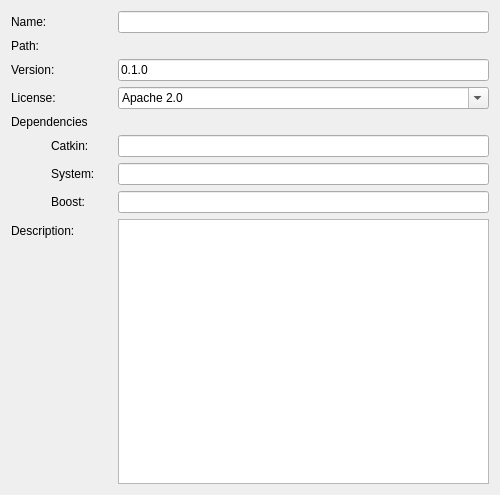
<?xml version="1.0" encoding="UTF-8"?>
<ui version="4.0">
 <class>ROSProjectManager::Internal::ROSPackageWizardDetailsPage</class>
 <widget class="QWizardPage" name="ROSProjectManager::Internal::ROSPackageWizardDetailsPage">
  <property name="geometry">
   <rect>
    <x>0</x>
    <y>0</y>
    <width>500</width>
    <height>495</height>
   </rect>
  </property>
  <property name="sizePolicy">
   <sizepolicy hsizetype="Expanding" vsizetype="Expanding">
    <horstretch>0</horstretch>
    <verstretch>0</verstretch>
   </sizepolicy>
  </property>
  <property name="minimumSize">
   <size>
    <width>500</width>
    <height>0</height>
   </size>
  </property>
  <property name="cursor">
   <cursorShape>PointingHandCursor</cursorShape>
  </property>
  <property name="windowTitle">
   <string>WizardPage</string>
  </property>
  <property name="layoutDirection">
   <enum>Qt::LeftToRight</enum>
  </property>
  <layout class="QFormLayout" name="formLayout">
   <item row="0" column="0">
    <widget class="QLabel" name="packageNameLabel">
     <property name="sizePolicy">
      <sizepolicy hsizetype="Fixed" vsizetype="Preferred">
       <horstretch>0</horstretch>
       <verstretch>0</verstretch>
      </sizepolicy>
     </property>
     <property name="text">
      <string>Name:</string>
     </property>
    </widget>
   </item>
   <item row="0" column="1">
    <widget class="Utils::FileNameValidatingLineEdit" name="packageNameLineEdit"/>
   </item>
   <item row="1" column="0">
    <widget class="QLabel" name="packagePathLabel">
     <property name="text">
      <string>Path:</string>
     </property>
    </widget>
   </item>
   <item row="1" column="1">
    <widget class="Utils::PathChooser" name="pathChooser" native="true"/>
   </item>
   <item row="2" column="0">
    <widget class="QLabel" name="versionLabel">
     <property name="text">
      <string>Version:</string>
     </property>
    </widget>
   </item>
   <item row="2" column="1">
    <widget class="QLineEdit" name="versionLineEdit">
     <property name="inputMask">
      <string>9.9.9</string>
     </property>
     <property name="text">
      <string>0.1.0</string>
     </property>
     <property name="maxLength">
      <number>5</number>
     </property>
     <property name="placeholderText">
      <string/>
     </property>
    </widget>
   </item>
   <item row="3" column="0">
    <widget class="QLabel" name="licenseLabel">
     <property name="text">
      <string>License:</string>
     </property>
    </widget>
   </item>
   <item row="3" column="1">
    <widget class="QComboBox" name="licenseComboBox">
     <property name="editable">
      <bool>true</bool>
     </property>
     <item>
      <property name="text">
       <string>Apache 2.0</string>
      </property>
     </item>
     <item>
      <property name="text">
       <string>BSD</string>
      </property>
     </item>
     <item>
      <property name="text">
       <string>MIT</string>
      </property>
     </item>
     <item>
      <property name="text">
       <string>Boost Software License</string>
      </property>
     </item>
     <item>
      <property name="text">
       <string>FreeBSD</string>
      </property>
     </item>
     <item>
      <property name="text">
       <string>GPLv2</string>
      </property>
     </item>
     <item>
      <property name="text">
       <string>GPLv3</string>
      </property>
     </item>
     <item>
      <property name="text">
       <string>LGPLv2.1</string>
      </property>
     </item>
     <item>
      <property name="text">
       <string>LGPLv3</string>
      </property>
     </item>
    </widget>
   </item>
   <item row="5" column="0">
    <widget class="QLabel" name="dependsLabel">
     <property name="text">
      <string>Dependencies</string>
     </property>
    </widget>
   </item>
   <item row="6" column="0">
    <widget class="QLabel" name="catkinLabel">
     <property name="minimumSize">
      <size>
       <width>101</width>
       <height>0</height>
      </size>
     </property>
     <property name="text">
      <string>Catkin:</string>
     </property>
     <property name="alignment">
      <set>Qt::AlignLeading|Qt::AlignLeft|Qt::AlignVCenter</set>
     </property>
     <property name="indent">
      <number>40</number>
     </property>
    </widget>
   </item>
   <item row="6" column="1">
    <widget class="QLineEdit" name="catkinLineEdit"/>
   </item>
   <item row="7" column="0">
    <widget class="QLabel" name="systemLabel">
     <property name="minimumSize">
      <size>
       <width>101</width>
       <height>0</height>
      </size>
     </property>
     <property name="text">
      <string>System:</string>
     </property>
     <property name="alignment">
      <set>Qt::AlignLeading|Qt::AlignLeft|Qt::AlignVCenter</set>
     </property>
     <property name="indent">
      <number>40</number>
     </property>
    </widget>
   </item>
   <item row="7" column="1">
    <widget class="QLineEdit" name="systemLineEdit"/>
   </item>
   <item row="8" column="0">
    <widget class="QLabel" name="boostLabel">
     <property name="text">
      <string>Boost:</string>
     </property>
     <property name="alignment">
      <set>Qt::AlignLeading|Qt::AlignLeft|Qt::AlignVCenter</set>
     </property>
     <property name="margin">
      <number>0</number>
     </property>
     <property name="indent">
      <number>40</number>
     </property>
    </widget>
   </item>
   <item row="8" column="1">
    <widget class="QLineEdit" name="boostLineEdit"/>
   </item>
   <item row="9" column="0">
    <widget class="QLabel" name="descriptionLabel">
     <property name="text">
      <string>Description:</string>
     </property>
    </widget>
   </item>
   <item row="9" column="1">
    <widget class="QPlainTextEdit" name="descriptionPlainTextEdit"/>
   </item>
  </layout>
 </widget>
 <customwidgets>
  <customwidget>
   <class>Utils::FileNameValidatingLineEdit</class>
   <extends>QLineEdit</extends>
   <header>utils/fancylineedit.h</header>
  </customwidget>
  <customwidget>
   <class>Utils::PathChooser</class>
   <extends>QWidget</extends>
   <header>utils/pathchooser.h</header>
   <container>1</container>
  </customwidget>
 </customwidgets>
 <tabstops>
  <tabstop>packageNameLineEdit</tabstop>
  <tabstop>versionLineEdit</tabstop>
  <tabstop>licenseComboBox</tabstop>
  <tabstop>catkinLineEdit</tabstop>
  <tabstop>systemLineEdit</tabstop>
  <tabstop>boostLineEdit</tabstop>
  <tabstop>descriptionPlainTextEdit</tabstop>
 </tabstops>
 <resources/>
 <connections/>
</ui>
